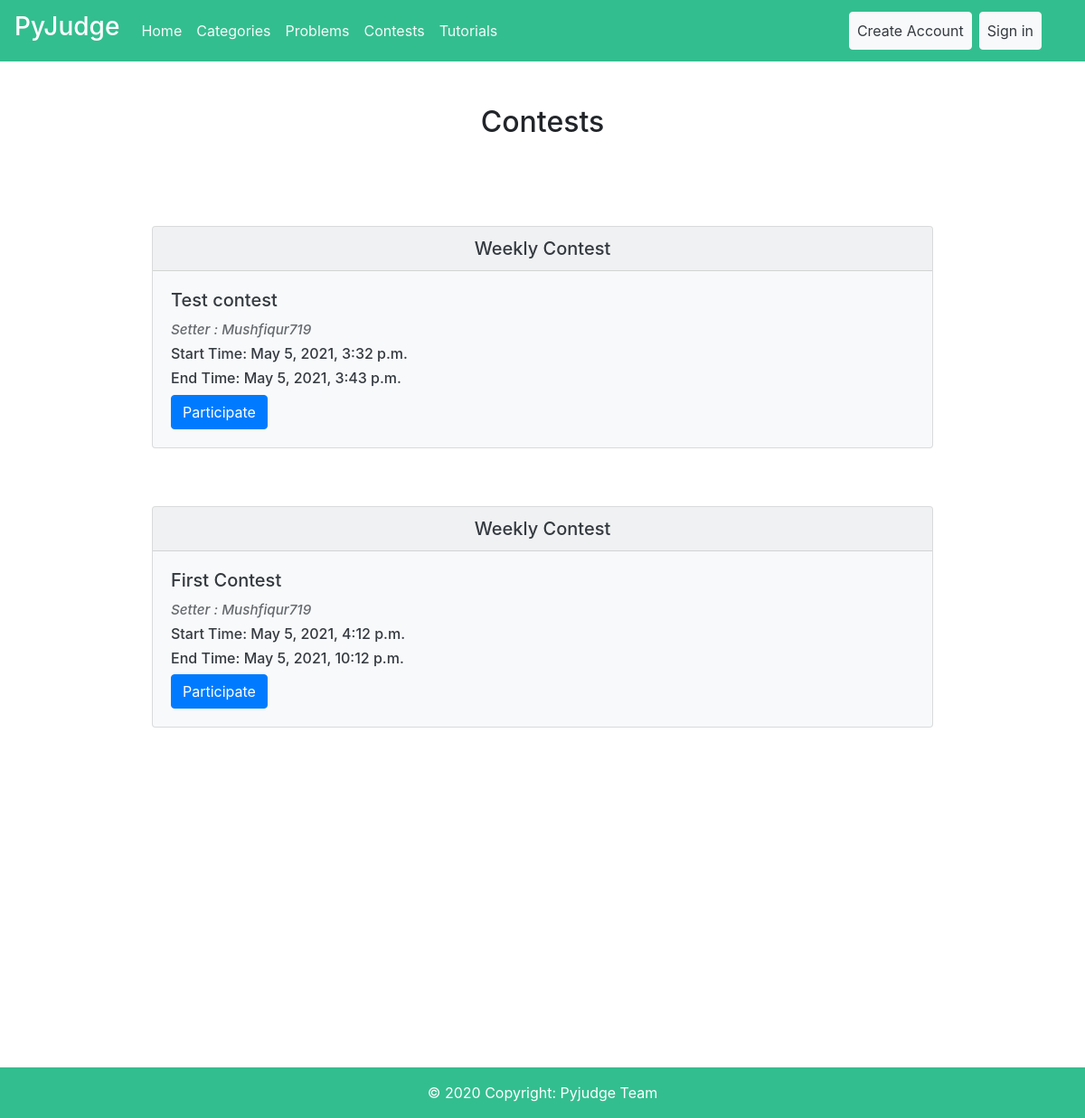
Page /contest/ on the earlier database version.
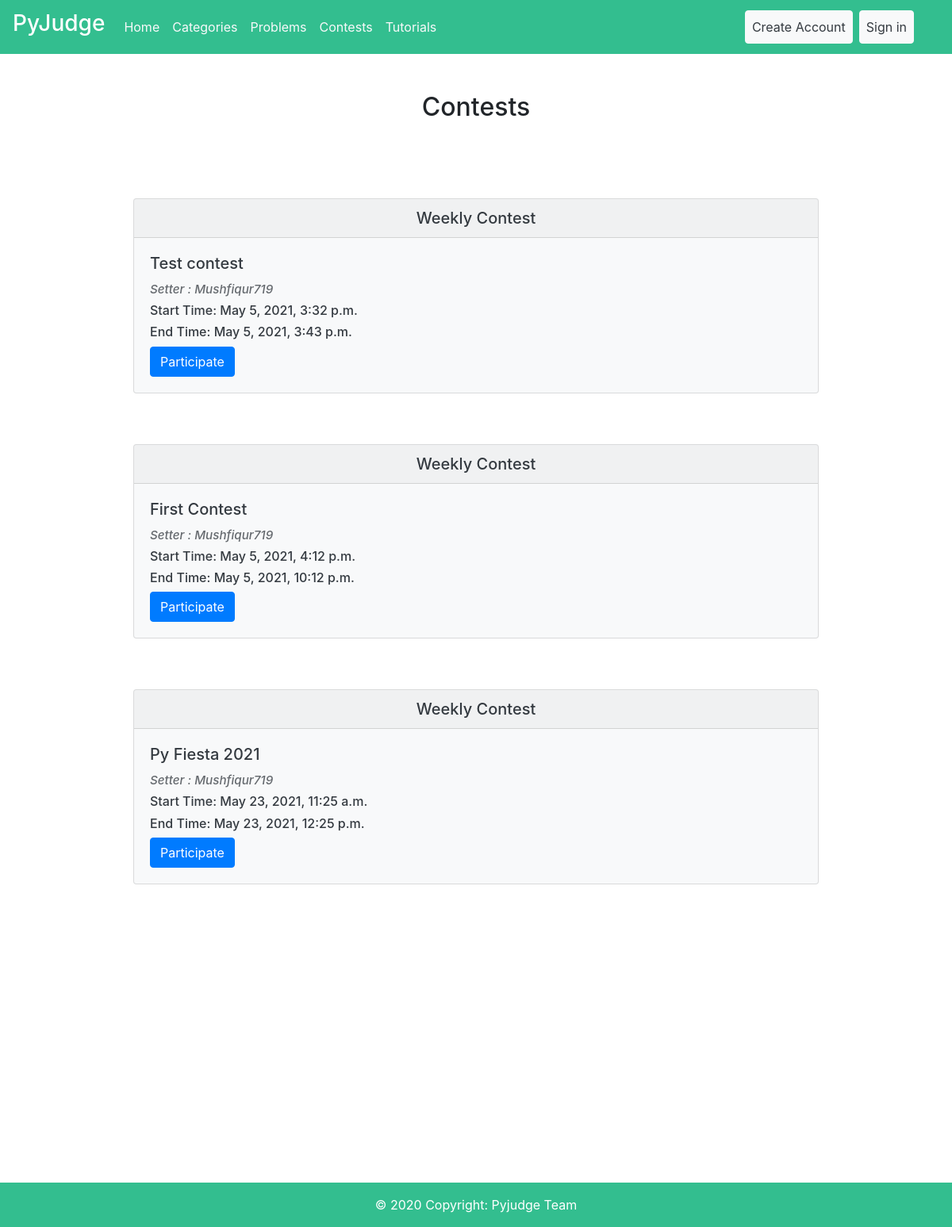
Same page on the later database version.
### Contest/models.py (models this page shows, shortened)
class Contest(models.Model):
    setter = models.ForeignKey(User, on_delete=models.CASCADE, null=True)
    contest_name = models.CharField(max_length=30, unique=True)
    start_time = models.DateTimeField(default=timezone.now)
    end_time = models.DateTimeField(default=timezone.now)
    problems = models.ManyToManyField(Problems)

### Contest/views.py (the view)
# urls.py: path('', ContestView.as_view(), name='contest-list'),
class ContestView(ListView):
    model = Contest
    template_name = 'Contest/contest_list.html'

### Templates/Contest/contest_list.html (shortened to what this page needs)
{%extends 'User/base.html' %}
{% load crispy_forms_tags %}
{%block content%}
  {% if user.is_authenticated and user.is_staff and user.is_superuser %}
  <div class="card text-center mt-5" style="margin-left: 20%;margin-right: 20%;">
    <div class="card-header bg-primary text-white">
      <h5>Create Contest</h5>
    </div>
    <div class="card-body">
      <h5 class="card-title">Contest Creation Page</h5>
      <p class="card-text">Only Admins Can Create Contests through this page.</p>
      <a class="btn btn-primary" href="{% url 'add-contest' %}">Create</a>
    </div>
  </div>
    <div class="container">
      <h2 class="text-center my-5">Contests</h2>
        <div class="list-group">
          {% for contest in object_list %}
            <div class="container mt-5">
              <div class="card text-dark bg-light mb-3" style="margin-left: 10%;margin-right: 10%;">
                  <h5 class="card-header text-center" >Weekly Contest</h5>
                  <div class="card-body">
                      <h5 class="card-title pb-0">{{contest.contest_name}}</h5>
                        <h6 style="font-size: 95%;display: block;opacity: 0.75;"><em>Setter : {{contest.setter}}</em></h6>
                      <h6>Start Time: {{contest.start_time}}</h6>
                      <h6>End Time: {{contest.end_time}}</h6>
                      <a href="{% url 'contest-section' contest.pk %}" class="btn btn-primary">Participate</a>
                  </div>
              </div>
            </div>
          {% endfor %}
        </div>
    </div>
  {% else %}
  <div class="container">
    <h2 class="text-center my-5">Contests</h2>
      <div class="list-group">
        {% for contest in object_list %}
          <div class="container mt-5">
            <div class="card text-dark bg-light mb-3" style="margin-left: 10%;margin-right: 10%;">
                <h5 class="card-header text-center" >Weekly Contest</h5>
                <div class="card-body">
                    <h5 class="card-title pb-0">{{contest.contest_name}}</h5>
                      <h6 style="font-size: 95%;display: block;opacity: 0.75;"><em>Setter : {{contest.setter}}</em></h6>
                    <h6>Start Time: {{contest.start_time}}</h6>
                    <h6>End Time: {{contest.end_time}}</h6>
                    <a href="{% url 'contest-section' contest.pk %}" class="btn btn-primary">Participate</a>
                </div>
            </div>
          </div>
        {% endfor %}
      </div>
  </div>
  {% endif %}
{% endblock %}

Differences in the rows shown:
added Contest: contest_name "Py Fiesta 2021", setter "Mushfiqur719", start_time "May 23, 2021, 11:25 a.m.", end_time "May 23, 2021, 12:25 p.m."
